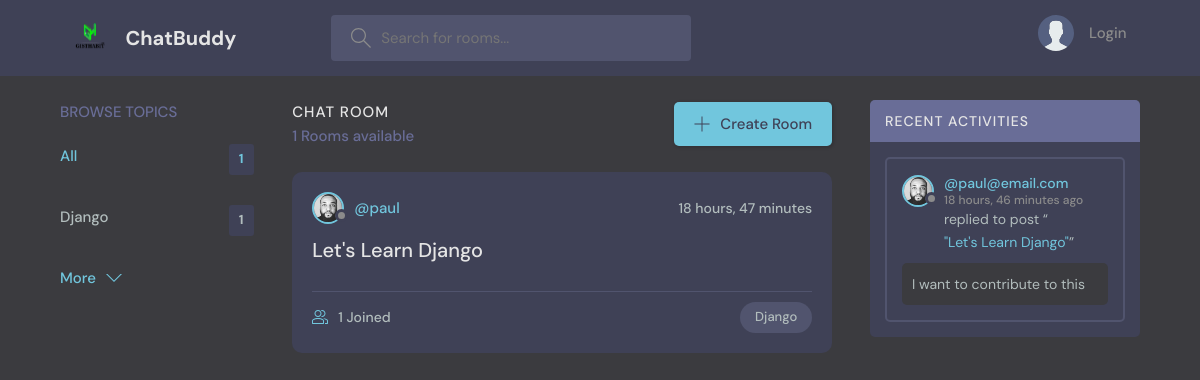
The page / on the database its author committed.
### chatbase/models.py (models this page shows, shortened)
class Topic(models.Model):
    name=models.CharField(max_length=200)

class Room(models.Model):
    host = models.ForeignKey(User, on_delete=models.SET_NULL, null=True)
    topic = models.ForeignKey(Topic, on_delete=models.SET_NULL, null=True)
    name = models.CharField(max_length=200)
    description = models.TextField(null=True, blank=True)
    participants = models.ManyToManyField(User, related_name="participants", blank=True)
    updated = models.DateTimeField(auto_now=True)
    created = models.DateTimeField(auto_now_add=True)
    class Meta:
        ordering = ['-updated','-created']
    def __str__(self):
        return self.name

class User(AbstractUser):
    name = models.CharField(max_length=200, null=True)
    email = models.EmailField(unique=True, null=True)
    bio = models.TextField(null=True)
    avatar = models.ImageField(null=True, default="avatar.svg")
    USERNAME_FIELD = 'email'
    REQUIRED_FIELDS = []

class Message(models.Model):
    user = models.ForeignKey(User, on_delete=models.CASCADE)
    room = models.ForeignKey(Room, on_delete=models.CASCADE)
    body= models.TextField()
    updated= models.DateTimeField(auto_now=True)
    created= models.DateTimeField(auto_now_add=True)

### chatbase/views.py (the view)
# urls.py: path('', views.home, name='home'),
def home(request):
    q = request.GET.get('q') if request.GET.get('q') != None else ''
    rooms = Room.objects.filter(
        Q(topic__name__icontains=q) |
        Q(name__icontains=q) |
        Q(description__icontains=q)
        )
    topics = Topic.objects.all()[0:5]
    room_count = rooms.count()
    room_messages = Message.objects.filter(Q(room__topic__name__icontains=q)).order_by('-created')[:3]
    content = {'rooms': rooms, 'topics': topics, 'room_count':room_count, 'room_messages': room_messages}
    return render(request, 'chatbase/home.html', content)

### chatbase/templates/chatbase/home.html (shortened to what this page needs)
{% extends 'main.html' %}
{% block content %}
    <main class="layout layout--3">
      <div class="container">
        {% include 'chatbase/topic_component.html' %}
        <div class="roomList">
          <div class="roomList__header">
            <div>
              <h2>Chat Room</h2>
              <p>{{room_count}} Rooms available</p>
            </div>
            <a class="btn btn--main" href="{% url 'chat-room' %}">
              <svg version="1.1" xmlns="http://www.w3.org/2000/svg" width="32" height="32" viewBox="0 0 32 32">
                <title>add</title>
                <path
                  d="M16.943 0.943h-1.885v14.115h-14.115v1.885h14.115v14.115h1.885v-14.115h14.115v-1.885h-14.115v-14.115z"
                ></path>
              </svg>
              Create Room
            </a>
          </div>
          {% include 'chatbase/feed_component.html' %}
        </div>
        {% include 'chatbase/activity_component.html' %}
      </div>
    </main>
{% endblock %}

### chatbase/templates/chatbase/topic_component.html
<div class="topics">
    <div class="topics__header">
      <h2>Browse Topics</h2>
    </div>
    <ul class="topics__list">
      <li>
        <a href="{% url 'home' %}" class="active">All <span>{{topics.count}}</span></a>
      </li>
      {% for topic in topics %}
      <li>
        <a href="{% url 'home' %}?q={{topic.name}}">{{topic.name}} <span>{{topic.room_set.all.count}}</span></a>
      </li>
      {% endfor %}
    </ul>
    <a class="btn btn--link" href="{% url 'topics' %}">
      More
      <svg version="1.1" xmlns="http://www.w3.org/2000/svg" width="32" height="32" viewBox="0 0 32 32">
        <title>chevron-down</title>
        <path d="M16 21l-13-13h-3l16 16 16-16h-3l-13 13z"></path>
      </svg>
    </a>
  </div>

### chatbase/templates/chatbase/feed_component.html (shortened to what this page needs)
{% load static %}
{% for room in rooms %}
<div class="roomListRoom">
            <div class="roomListRoom__header">
              <a href="{% url 'user-profile' room.host.id %}" class="roomListRoom__author">
                <div class="avatar avatar--small">
                    <img src="{{room.host.avatar.url}}" />
                </div>
                <span>@{{room.host.username}}</span>
              </a>
              <div class="roomListRoom__actions">
                <span>{{room.created|timesince}}</span>
              </div>
            </div>
            <div class="roomListRoom__content">
              <a href="{% url 'room' room.id %}">{{room.name}}</a>
            </div>
            <div class="roomListRoom__meta">
              <a href="{% url 'room' room.id %}" class="roomListRoom__joined">
                {{room.participants.all.count}} Joined
              </a>
              <p class="roomListRoom__topic">{{room.topic.name}}</p>
            </div>
     </div>
 {% endfor %}

### chatbase/templates/chatbase/activity_component.html (shortened to what this page needs)
<div class="activities">
    <div class="activities__header">
      <h2>Recent Activities</h2>
    </div>
    {% for message in room_messages %}
    <div class="activities__box">
      <div class="activities__boxHeader roomListRoom__header">
        <a href="{% url 'user-profile' message.user.id %}" class="roomListRoom__author">
          <div class="avatar avatar--small">
            <img src="{{message.user.avatar.url}}" />
          </div>
          <p>
            @{{message.user}}
            <span>{{ message.created|timesince }} ago</span>
          </p>
        </a>
      </div>
      <div class="activities__boxContent">
        <p>replied to post “<a href="{% url 'room' message.room.id %}">"{{message.room}}"</a>”</p>
        <div class="activities__boxRoomContent">
            {{message.body}}
        </div>
      </div>
    </div>
    {% endfor %}

### rows shown on the page
Topic: name "Django", room_set.all.count "1"
Room: host.avatar (picture), host.username "paul", created "18 hours, 47 minutes", name "Let's Learn Django", participants.all.count "1", topic.name "Django"
Message: user.avatar (picture), user "paul@email.com", created "18 hours, 46 minutes", room "Let's Learn Django", body "I want to contribute to this"

### other values the page prints
{{ topics.count }} "1"
{{ room_count }} "1"
